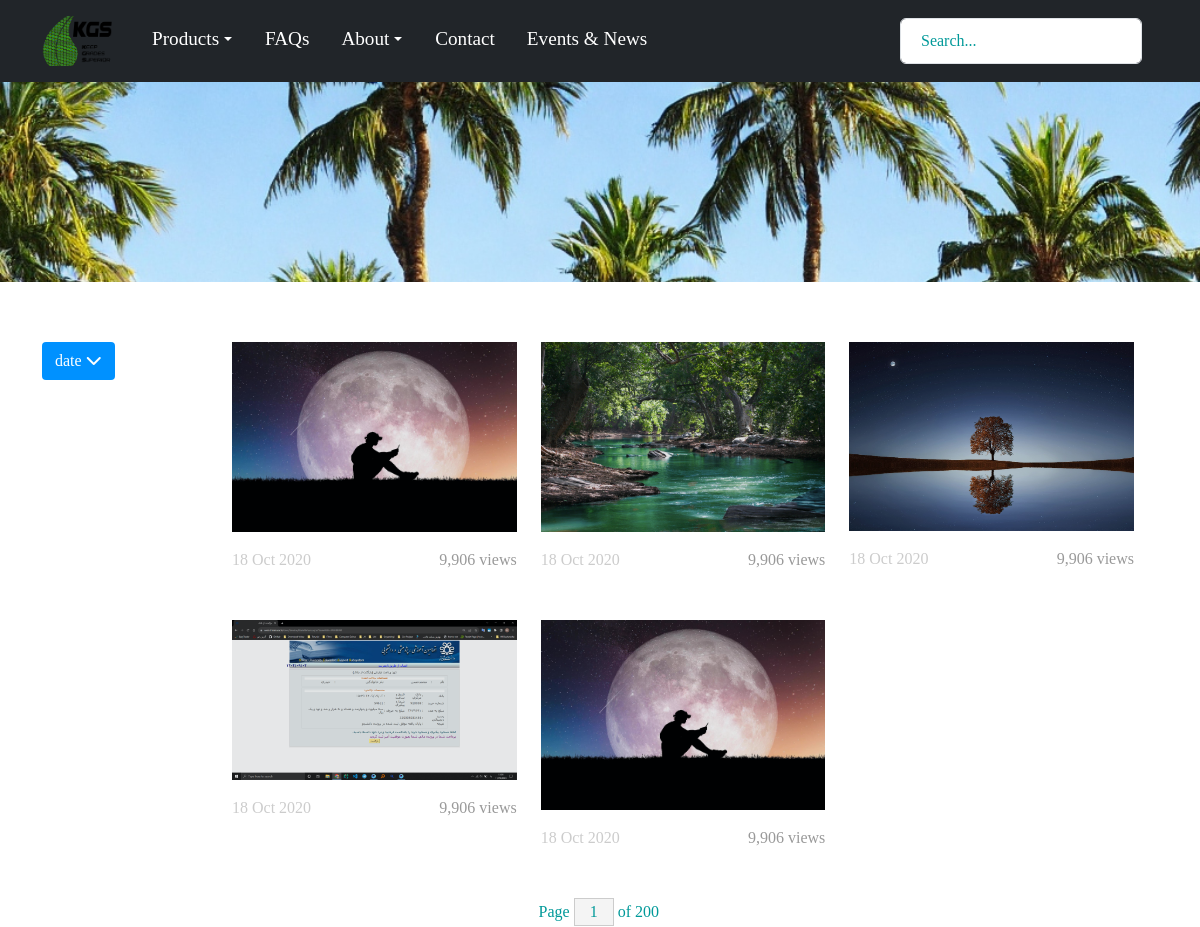
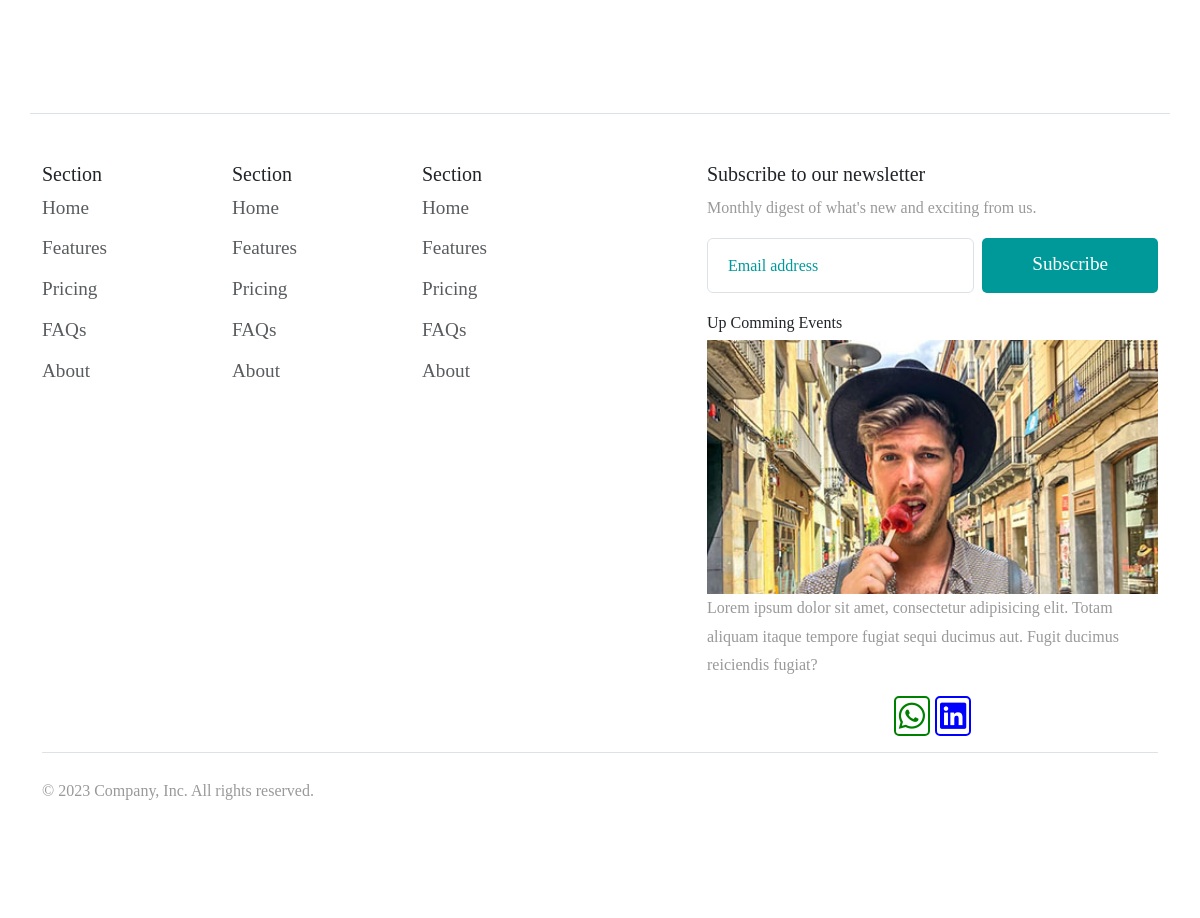
Screenshot of /products/ with the database file from the repository (2 pictures, top to bottom).
### enapp/models.py (models this page shows, shortened)
class Category(models.Model):
    title =models.CharField(max_length=500)

class Product(models.Model):
    name=models.CharField(max_length=100)
    description=models.TextField(max_length=500)
    image=models.ImageField(upload_to="mediafiles/product/")
    category=models.ForeignKey(Category,on_delete=models.CASCADE,related_name='products')
    type=models.ForeignKey(Type,on_delete=models.CASCADE,related_name="products")
    price=models.DecimalField(max_digits=8,decimal_places=2)
    created_at=models.DateTimeField(auto_now_add=True)

### enapp/views.py (the view)
# urls.py: path('products/',views.products,name="products"),
def products(request:HttpRequest):
    filter_result=getZip()
    products=Product.objects.all()
    return render(request,"product.html",{
        "products":products,
        "result":filter_result
    })

### enapp/views.py (called while the page is built)
def getZip():
    categories=Category.objects.all()
    types=[]
    temp=[]
    for cat in categories:
        pros=Product.objects.filter(category=cat)
        for pro in pros:
            if pro.type not in temp:
                temp.append(pro.type)
        types.append(temp)
    filter_result=zip(categories,types)
    return filter_result

### enapp/templates/product.html (shortened to what this page needs)
{% extends 'baseEn.html' %} {% load static %} {% block content %}
<div
  class="tm-hero"
></div>
<div class="container tm-container-content tm-mt-60">
  <div class="row">
    <div class="col-md-2">
        {% for category,types in result %}
        <div>
          <button class="filter-btn" >{{category.title}} <i class="fas fa-chevron-down"></i></button>
        </div>
        {% endfor %}
    </div>
    <div class="row col-md-10 tm-mb-90 tm-gallery">
      {% for product in products %}
      <div class="col-xl-4 col-lg-6 col-md-6 col-sm-6 col-12 mb-5">
        <figure class="effect-ming tm-video-item">
          <img
            src="{{product.image.url}}"
            alt="Image"
            class="img-fluid"
          />
          <figcaption class="d-flex align-items-center justify-content-center">
          </figcaption>
        </figure>
        <div class="d-flex justify-content-between tm-text-gray">
          <span class="tm-text-gray-light">18 Oct 2020</span>
          <span>9,906 views</span>
        </div>
      </div>
      {% endfor %}
      <div class="row mb-4">
        <div class="col-6 d-flex justify-content-end align-items-center">
          <form action="" class="tm-text-primary">
            Page
            <input
              type="text"
              value="1"
              size="1"
              class="tm-input-paging tm-text-primary"
            />
            of 200
          </form>
        </div>
      </div>
    </div>
  </div>
</div>
{% endblock %}

### static/css/style.css (style rules this page uses)
body { font-family: "Exo_2"; }
img { object-fit: cover; }
:root { --lerp-0: 1; --lerp-1: 0.5787037; --lerp-2: 0.2962963; --lerp-3: 0.125; }

### static/css/product.css (style rules this page uses)
.tm-hero { min-height: 200px; background: transparent; background-size: cover; background-repeat: no-repeat; }
.tm-mt-60 { margin-top: 60px; }
.tm-mb-90 { margin-bottom: 90px; }
.tm-text-primary { color: #009999; }
.tm-input-paging { width: 40px; border-radius: 0; border: 1px solid #CCCCCC; background: #f4f4f4; text-align: center; }
p, .tm-text-gray { color: #999; }
.tm-text-gray-light { color: #CCC; }
.tm-video-item { position: relative; overflow: hidden; text-align: center; cursor: pointer; }
.tm-video-item img { position: relative; display: block; min-height: 100%; max-width: 100%; opacity: 0.8; }
.tm-video-item figcaption { padding: 2em; color: #fff; text-transform: uppercase; font-size: 1.25em; -webkit-backface-visibility: hidden; backface-visibility: hidden; }
.tm-video-item figcaption::before, .tm-video-item figcaption::after { pointer-events: none; }
.tm-video-item figcaption, .tm-video-item figcaption>a { position: absolute; top: 0; left: 0; width: 100%; height: 100%; }
figure.effect-ming { background: #030c17; }
figure.effect-ming img { opacity: 0.9; -webkit-transition: opacity 0.35s; transition: opacity 0.35s; }
figure.effect-ming figcaption::before { position: absolute; top: 30px; right: 30px; bottom: 30px; left: 30px; border: 2px solid #fff; box-shadow: 0 0 0 30px rgba(255, 255, 255, 0.2); content: ''; opacity: 0; -webkit-transition: opacity 0.35s, -webkit-transform 0.35s; transition: opacity 0.35s, transform 0.35s; -webkit-transform: scale3d(1.4, 1.4, 1); transform: scale3d(1.4, 1.4, 1); }

### static/css/templatemo-style.css (style rules this page uses)
.tm-hero { min-height: 200px; background: transparent; background-image: url('../../static/img/output.jpg'); background-repeat: no-repeat; background-size: cover; }
.tm-mt-60 { margin-top: 60px; }
.tm-mb-90 { margin-bottom: 90px; }
.tm-text-primary { color: #009999; }
.tm-input-paging { width: 40px; border-radius: 0; border: 1px solid #CCCCCC; background: #f4f4f4; text-align: center; }
p, .tm-text-gray { color: #999; }
.tm-text-gray-light { color: #CCC; }
.tm-video-item { position: relative; overflow: hidden; text-align: center; cursor: pointer; }
.tm-video-item img { position: relative; display: block; min-height: 100%; max-width: 100%; opacity: 0.8; }
.tm-video-item figcaption { padding: 2em; color: #fff; text-transform: uppercase; font-size: 1.25em; -webkit-backface-visibility: hidden; backface-visibility: hidden; }
.tm-video-item figcaption::before, .tm-video-item figcaption::after { pointer-events: none; }
.tm-video-item figcaption, .tm-video-item figcaption>a { position: absolute; top: 0; left: 0; width: 100%; height: 100%; }
figure.effect-ming { background: #030c17; }
figure.effect-ming img { opacity: 0.9; -webkit-transition: opacity 0.35s; transition: opacity 0.35s; }
figure.effect-ming figcaption::before { position: absolute; top: 30px; right: 30px; bottom: 30px; left: 30px; border: 2px solid #fff; box-shadow: 0 0 0 30px rgba(255, 255, 255, 0.2); content: ''; opacity: 0; -webkit-transition: opacity 0.35s, -webkit-transform 0.35s; transition: opacity 0.35s, transform 0.35s; -webkit-transform: scale3d(1.4, 1.4, 1); transform: scale3d(1.4, 1.4, 1); }

### enapp/templates/product.html (style rules this page uses)
.filter-btn { color: white; background-color: rgb(0, 145, 255); display: inline-block; font-weight: 400; text-align: center; white-space: nowrap; vertical-align: middle; -webkit-user-select: none; -moz-user-select: none; -ms-user-select: none; user-select: none; border: 1px solid transparent; padding: 0.375rem 0.75rem; font-size: 1rem; line-height: 1.5; border-radius: 0.25rem; transition: color 0.15s ease-in-out, background-color 0.15s ease-in-out, border-color 0.15s ease-in-out, box-shadow 0.15s ease-in-out; }

### rows the page displays
Category: title "date"
Product: image (picture)
Product: image (picture)
Product: image (picture)
Product: image (picture)
Product: image (picture)
